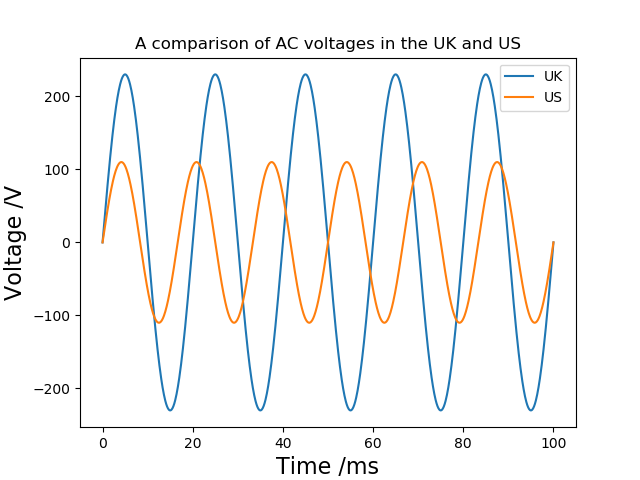

Write Python code to recreate this figure.
import pylab

#pylab.rc('text', usetex=True)

t = pylab.linspace(0., 0.1, 1000)

Vp_uk, Vp_us = 230, 110

f_uk, f_us = 50, 60

V_uk = Vp_uk * pylab.sin(2 * pylab.pi * f_uk * t)
V_us = Vp_us * pylab.sin(2 * pylab.pi * f_us * t)

pylab.plot(t*1000, V_uk, label='UK')

pylab.plot(t*1000, V_us, label='US')

pylab.title('A comparison of AC voltages in the UK and US')

pylab.xlabel('Time /ms', fontsize=16.)

pylab.ylabel('Voltage /V', fontsize=16.)

pylab.legend()

#pylab.show()

pylab.savefig('voltage.png')
